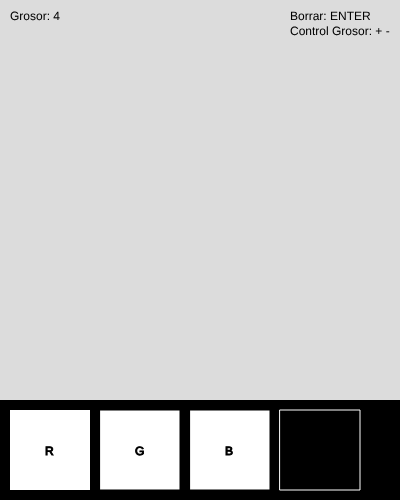
Frame 1 (no input)
Frame 60 (no input): identical to frame 1, image omitted
Frame 120 (the mouse pressed at the canvas centre since frame 60): identical to frame 1, image omitted

The p5.js sketch that drew this single still picture (run headless with seeded random() and noise() and a simulated clock; from frame 60 on, the mouse is pressed at the canvas centre):

// p5.js sketch
// ── sketch.js
var listX=[];
var listY=[];

var option=[];

var actualX=[];
var actualY=[];

var r=0;
var g=0;
var b=0;

var keys=[false,false];

var strokePencil=4;

var a = 0;
function setup() {
  createCanvas(400, 500);
}

function draw() {
  
  background(220);
  for (var i =0; i< listX.length;i++){
    var auxX=listX[i];
    var auxY=listY[i];
    for (var j=0;j< auxX.length-1;j++){
      var auxOption=option[i];
      stroke(auxOption[0],auxOption[1],auxOption[2]);
      strokeWeight(auxOption[3]);
      line(auxX[j],auxY[j],auxX[j+1], auxY[j+1]);
    }
  }
  
  for(var i =0; i< actualX.length-1;i++){
    stroke(r,g,b);
    strokeWeight(strokePencil);
    line(actualX[i],actualY[i],actualX[i+1],actualY[i+1]);
  }
  fill(0);
  stroke(0);
  strokeWeight(0);
  rect(0,400,width,100);
  if(r>20){
    fill(r,0,0);
  }else{
    fill(255,255,255);
  }
  rect(10,410,80,80);
  stroke(0);
  strokeWeight(1);
  fill(0);
  text("R",45,455);
  
  

  if(g>20){
    fill(0,g,0);
  }else{
    fill(255,255,255);
  }
  strokeWeight(1);
  rect(100,410,80,80);
  stroke(0);
  strokeWeight(1);
  fill(0);
  text("G",135,455);
  

  if(b>20){
    fill(0,0,b);
  }else{
    fill(255,255,255);
  }
  rect(190,410,80,80);
  fill(0);
  strokeWeight(1);
  stroke(0);
  text("B",225,455);
  fill(r,g,b);
  stroke(255);
  rect(280,410,80,80);
  if(keys[0]){
    strokePencil++;
    if(strokePencil>=25){
      strokePencil=25;
    }
    
  }
  if(keys[1]){
    strokePencil--;
    if(strokePencil<=1){
      strokePencil=1;
    }
  }
  stroke(0);
  strokeWeight(0);
  fill(0);
  text("Grosor: "+strokePencil,10,20);
  text("Borrar: ENTER",290,20);
  text("Control Grosor: + -",290,35);
}

function mousePressed(){
  actualX=[];
  actualY=[];
  if(mouseX>10 && mouseX<90 && mouseY>410 && mouseY<490){
    r=((mouseX-10)/80)*255;
  }
  if(mouseX>100 && mouseX<180 && mouseY>410 && mouseY<490){
    g=((mouseX-100)/80)*255;
  }
  if(mouseX>190 && mouseX<270 && mouseY>410 && mouseY<490){
    b=((mouseX-190)/80)*255;
  }
}

function mouseReleased(){
  if(actualX.length!=0){
    listX.push(actualX);
    listY.push(actualY);
    var aux=[r,g,b,strokePencil];
    
    option.push(aux);
  }
  actualX=[];
  actualY=[];
  
}

function mouseDragged(){
  actualX.push(mouseX);
  actualY.push(mouseY);
  if(mouseX>10 && mouseX<90 && mouseY>410 && mouseY<490){
    r=((mouseX-10)/80)*255;
  }
  if(mouseX>100 && mouseX<180 && mouseY>410 && mouseY<490){
    g=((mouseX-100)/80)*255;
  }
  if(mouseX>190 && mouseX<270 && mouseY>410 && mouseY<490){
    b=((mouseX-190)/80)*255;
  }
}

function keyPressed(){
  if(keyCode== ENTER){
    listX=[];
    listY=[];
    actualX=[];
    actualY=[];
    option=[];
  }
  if(key== '+'){
    keys[0]=true;
  }
  
  if(key == '-'){
    keys[1]=true;
  }
  
}

function keyReleased(){
  if(key== '+'){
    keys[0]=false;
  }
  
  if(key == '-'){
    keys[1]=false;
  }
}
